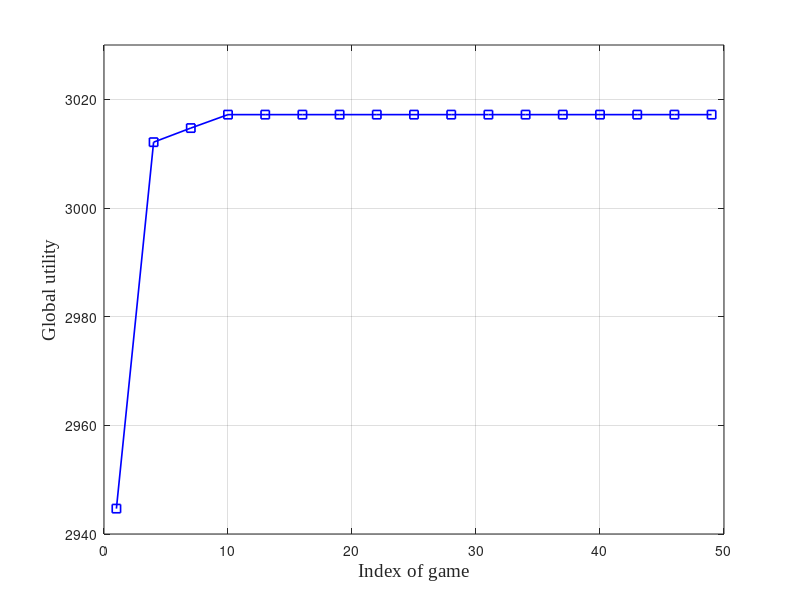

Recreate this plot in MATLAB.
% 10 robots 6 tasks 
con_updated_10=[2944.67396142923,2965.42033533091,2968.16674839843,3012.11758651753,3012.11758651753,3014.43916668871,3014.71171201589,3013.38264278388,3017.18557975623,3017.18557975623,3017.18557975623,3017.18557975623,3017.18557975623,3017.18557975623,3017.18557975623,3017.18557975623,3017.18557975623,3017.18557975623,3017.18557975623,3017.18557975623,3017.18557975623,3017.18557975623,3017.18557975623,3017.18557975623,3017.18557975623,3017.18557975623,3017.18557975623,3017.18557975623,3017.18557975623,3017.18557975623,3017.18557975623,3017.18557975623,3017.18557975623,3017.18557975623,3017.18557975623,3017.18557975623,3017.18557975623,3017.18557975623,3017.18557975623,3017.18557975623,3017.18557975623,3017.18557975623,3017.18557975623,3017.18557975623,3017.18557975623,3017.18557975623,3017.18557975623,3017.18557975623,3017.18557975623,3017.18557975623];
% 30 robots 10 tasks 
con_updated_30=[3697.96807291656,3675.13243770093,3722.88237383260,3730.96752150327,3730.96752150327,3732.09223210350,3739.88454317984,3739.88454317984,3739.88454317984,3764.79264536589,3764.79264536589,3739.88454317984,3764.79264536589,3764.79264536589,3764.79264536589,3764.79264536589,3764.79264536589,3739.88454317984,3739.88454317984,3739.88454317984,3764.79264536589,3764.79264536589,3764.79264536589,3739.88454317984,3764.79264536589,3764.79264536589,3739.88454317984,3764.79264536589,3764.79264536589,3739.88454317984,3764.79264536589,3764.79264536589,3764.79264536589,3739.88454317984,3764.79264536589,3764.79264536589,3764.79264536589,3739.88454317984,3739.88454317984,3764.79264536589,3739.88454317984,3764.79264536589,3739.88454317984,3739.88454317984,3739.88454317984,3764.79264536589,3739.88454317984,3764.79264536589,3739.88454317984,3764.79264536589];
% 50 robots 15 tasks 
con_updated_50=[5026.58701980720,5076.93393345057,5185.95257269159,5191.64394769733,5196.80017133157,5188.31104772562,5207.42867378613,5214.29024993375,5207.42867378613,5207.12799617702,5207.42867378613,5207.12799617702,5224.77340216688,5224.77340216688,5207.19853095684,5224.72272152247,5224.72272152247,5207.12799617702,5224.72272152247,5224.72272152247,5207.12799617702,5224.77340216688,5224.77340216688,5224.77340216688,5224.77340216688,5224.77340216688,5224.77340216688,5224.77340216688,5224.77340216688,5224.77340216688,5224.77340216688,5224.77340216688,5224.77340216688,5224.77340216688,5224.77340216688,5224.77340216688,5224.77340216688,5224.77340216688,5224.77340216688,5224.77340216688,5224.77340216688,5224.77340216688,5224.77340216688,5224.77340216688,5224.77340216688,5224.77340216688,5224.77340216688,5224.77340216688,5224.77340216688,5224.77340216688];
figure()
plot(1:3:50,con_updated_10(1:3:50),'-sb','LineWidth',1.2)
% hold on
% plot(1:2:50,con_updated_30(1:2:50),'-ks','LineWidth',1.2)
% hold on
% plot(1:2:50,con_updated_50(1:2:50),'-*b','LineWidth',1.2)
axis([0,50,2940,3030])
box on
% h=legend('$10$ robots and $6$ tasks','$30$ robots and $10$ tasks','$50$ robots and $15$ tasks');
% set(h,'Interpreter','latex','FontName','Times New Roman','FontSize',12,'FontWeight','normal');
xlabel('Index of game','FontName','Times New Roman','FontSize',14);
ylabel('Global utility','FontName','Times New Roman','FontSize',14);
grid on